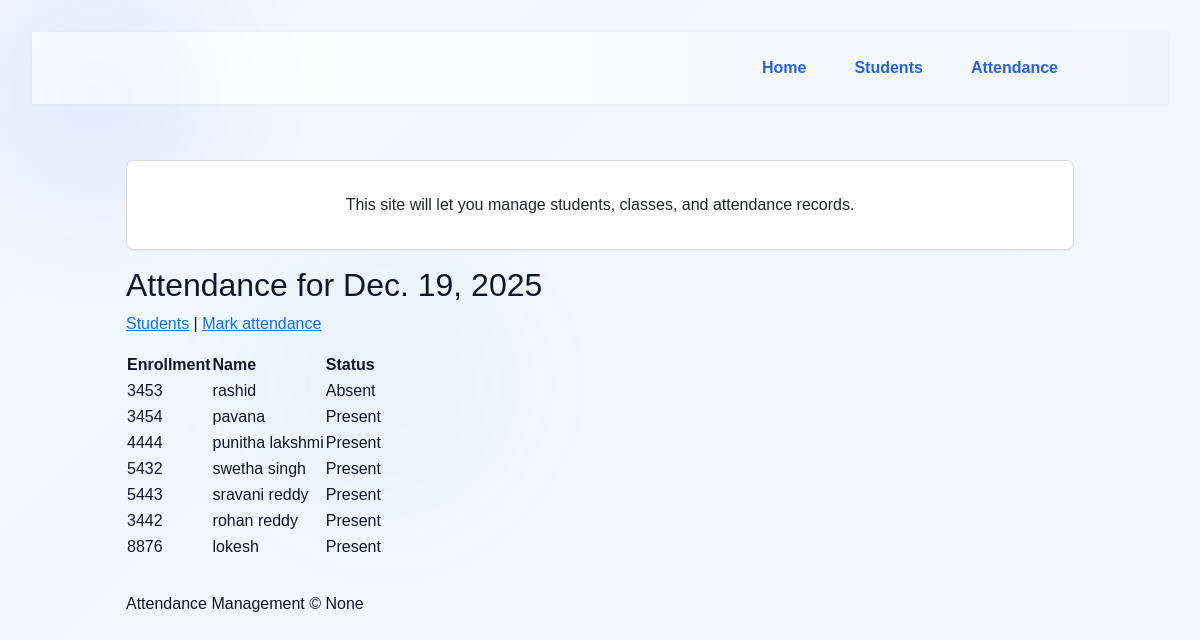
The page /attendance/records/ on the database as committed earlier.
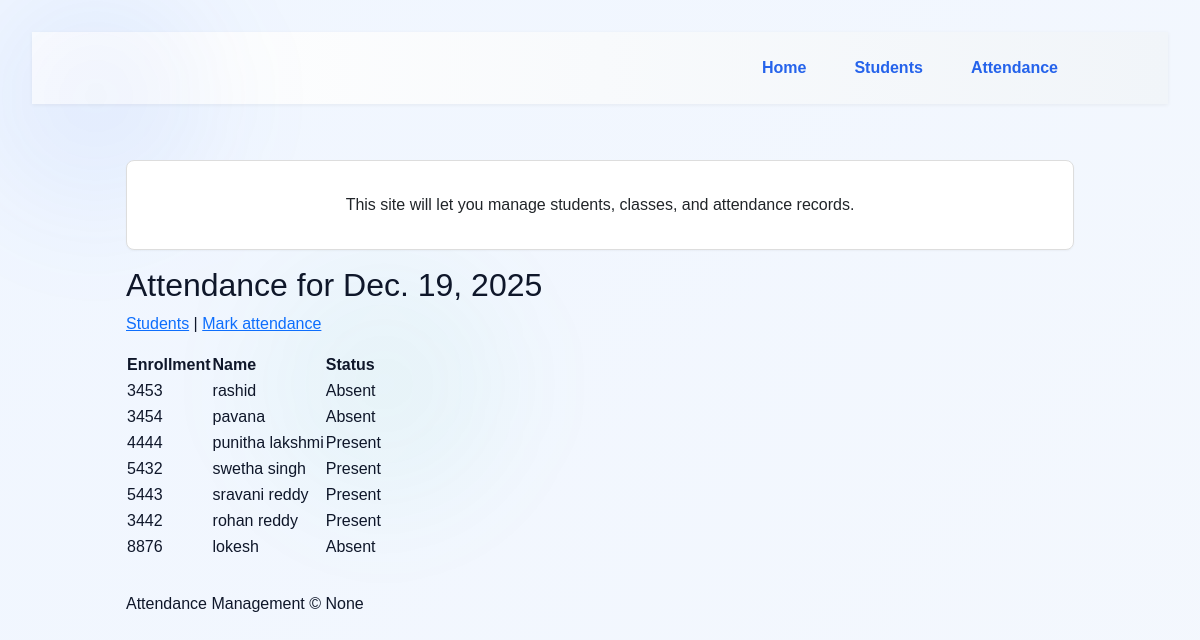
The same page on the database as committed later.
### attendance/models.py (models this page shows, shortened)
class Attendance(models.Model):
	student = models.ForeignKey(Student, on_delete=models.CASCADE)
	date = models.DateField()
	present = models.BooleanField(default=True)
	class Meta:
		unique_together = (('student', 'date'),)

class Student(models.Model):
	first_name = models.CharField(max_length=100)
	last_name = models.CharField(max_length=100, blank=True)
	enrollment_number = models.CharField(max_length=50, unique=True)

### attendance/views.py (the view)
# urls.py: path('records/', views.attendance_list, name='attendance_list'),
def attendance_list(request):
	date = request.GET.get('date')
	if date:
		from django.utils.dateparse import parse_date
		date_obj = parse_date(date)
	else:
		date_obj = timezone.localdate()
	records = Attendance.objects.filter(date=date_obj).select_related('student')
	return render(request, 'attendance/attendance_list.html', {'records': records, 'date': date_obj})

### templates/attendance/attendance_list.html
{% extends "home.html" %}
{% block content %}
<h2>Attendance for {{ date }}</h2>
<p><a href="{% url 'attendance:student_list' %}">Students</a> | <a href="{% url 'attendance:mark_attendance' %}">Mark
        attendance</a></p>
<table>
    <thead>
        <tr>
            <th>Enrollment</th>
            <th>Name</th>
            <th>Status</th>
        </tr>
    </thead>
    <tbody>
        {% for r in records %}
        <tr>
            <td>{{ r.student.enrollment_number }}</td>
            <td>{{ r.student.first_name }} {{ r.student.last_name }}</td>
            <td>{{ r.present|yesno:"Present,Absent" }}</td>
        </tr>
        {% empty %}
        <tr>
            <td colspan="3">No records for this date.</td>
        </tr>
        {% endfor %}
    </tbody>
</table>
{% endblock %}

Rows that differ between the two databases and show on the page:
changed Attendance "pavana": present "Present" → "Absent"
changed Attendance "lokesh": present "Present" → "Absent"
